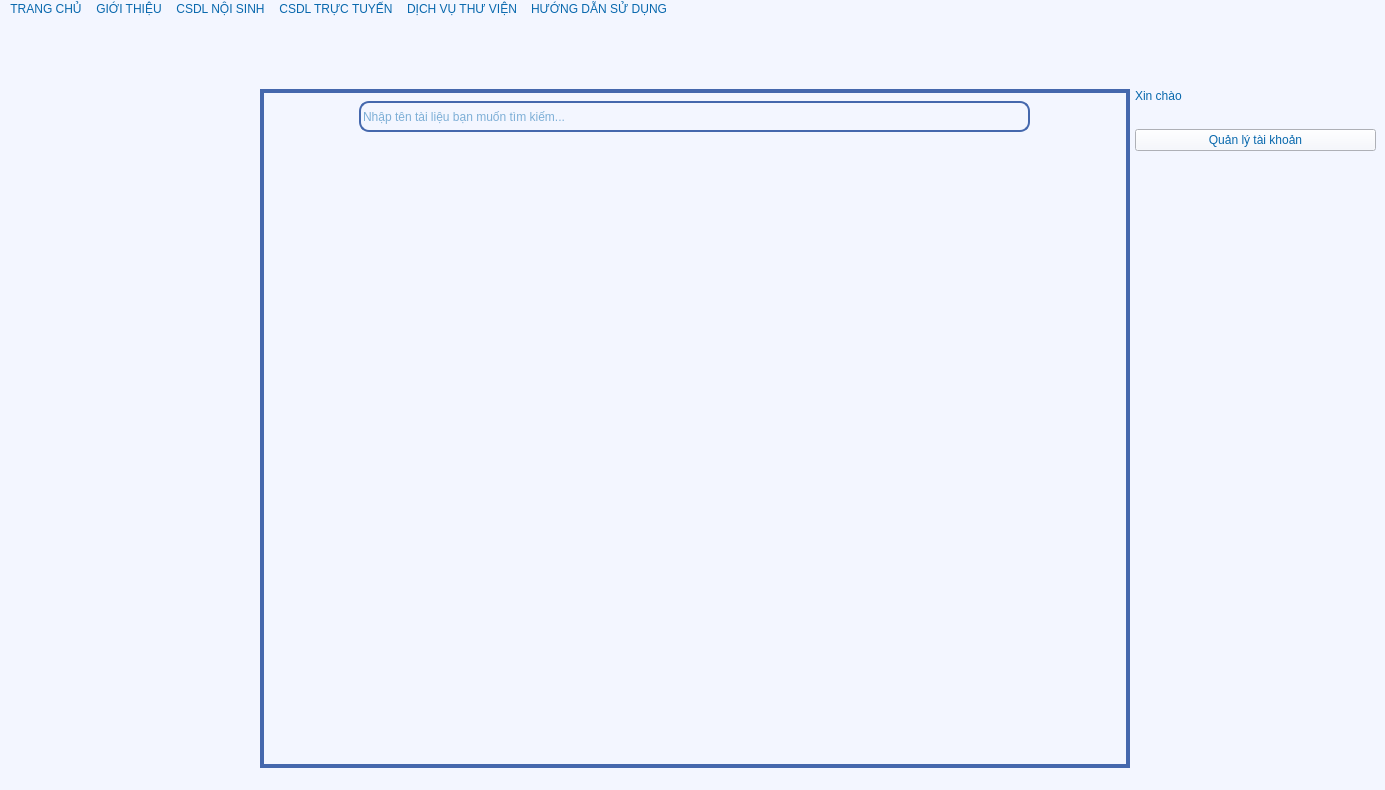
<?xml version="1.0" encoding="UTF-8"?>
<ui version="4.0">
 <class>pbl2</class>
 <widget class="QMainWindow" name="pbl2">
  <property name="geometry">
   <rect>
    <x>0</x>
    <y>0</y>
    <width>1385</width>
    <height>790</height>
   </rect>
  </property>
  <property name="sizePolicy">
   <sizepolicy hsizetype="Preferred" vsizetype="Preferred">
    <horstretch>0</horstretch>
    <verstretch>0</verstretch>
   </sizepolicy>
  </property>
  <property name="maximumSize">
   <size>
    <width>1385</width>
    <height>790</height>
   </size>
  </property>
  <property name="font">
   <font>
    <stylestrategy>PreferDefault</stylestrategy>
   </font>
  </property>
  <property name="windowTitle">
   <string>pbl2</string>
  </property>
  <property name="autoFillBackground">
   <bool>false</bool>
  </property>
  <property name="styleSheet">
   <string notr="true">QWidget { background: rgb(243, 246, 255);color: rgb(8, 104, 173);selection-color:#0078d7}
</string>
  </property>
  <widget class="QWidget" name="centralwidget">
   <property name="sizePolicy">
    <sizepolicy hsizetype="Preferred" vsizetype="Preferred">
     <horstretch>0</horstretch>
     <verstretch>0</verstretch>
    </sizepolicy>
   </property>
   <layout class="QHBoxLayout" name="horizontalLayout" stretch="0,1,0">
    <property name="spacing">
     <number>5</number>
    </property>
    <property name="sizeConstraint">
     <enum>QLayout::SizeConstraint::SetDefaultConstraint</enum>
    </property>
    <property name="leftMargin">
     <number>5</number>
    </property>
    <property name="topMargin">
     <number>70</number>
    </property>
    <property name="rightMargin">
     <number>5</number>
    </property>
    <property name="bottomMargin">
     <number>0</number>
    </property>
    <item>
     <widget class="QStackedWidget" name="stackedWidget">
      <property name="sizePolicy">
       <sizepolicy hsizetype="Fixed" vsizetype="Preferred">
        <horstretch>0</horstretch>
        <verstretch>0</verstretch>
       </sizepolicy>
      </property>
      <property name="minimumSize">
       <size>
        <width>250</width>
        <height>0</height>
       </size>
      </property>
      <property name="styleSheet">
       <string notr="true"/>
      </property>
      <widget class="QWidget" name="page_4"/>
      <widget class="QWidget" name="page_5"/>
     </widget>
    </item>
    <item>
     <widget class="QStackedWidget" name="vung_hien_thi">
      <property name="sizePolicy">
       <sizepolicy hsizetype="Expanding" vsizetype="Preferred">
        <horstretch>0</horstretch>
        <verstretch>0</verstretch>
       </sizepolicy>
      </property>
      <property name="styleSheet">
       <string notr="true">
  border: 2px solid rgb(69, 104, 173);

</string>
      </property>
      <property name="currentIndex">
       <number>0</number>
      </property>
      <widget class="QWidget" name="trang_chu">
       <widget class="QLineEdit" name="search_input">
        <property name="geometry">
         <rect>
          <x>97</x>
          <y>10</y>
          <width>671</width>
          <height>31</height>
         </rect>
        </property>
        <property name="font">
         <font>
          <family>Segoe UI</family>
          <pointsize>9</pointsize>
          <bold>false</bold>
         </font>
        </property>
        <property name="styleSheet">
         <string notr="true">  background: rgb(243, 246, 255);
  color: rgb(8, 104, 173);
  border: 2px solid rgb(69, 104, 173);
  border-radius: 10px;
  selection-color: rgb(13, 13, 13);
</string>
        </property>
        <property name="placeholderText">
         <string>Nhập tên tài liệu bạn muốn tìm kiếm...</string>
        </property>
       </widget>
      </widget>
      <widget class="QWidget" name="page_2"/>
     </widget>
    </item>
    <item>
     <widget class="QStackedWidget" name="info">
      <property name="sizePolicy">
       <sizepolicy hsizetype="Fixed" vsizetype="Preferred">
        <horstretch>0</horstretch>
        <verstretch>0</verstretch>
       </sizepolicy>
      </property>
      <property name="minimumSize">
       <size>
        <width>245</width>
        <height>0</height>
       </size>
      </property>
      <property name="layoutDirection">
       <enum>Qt::LayoutDirection::LeftToRight</enum>
      </property>
      <property name="styleSheet">
       <string notr="true"/>
      </property>
      <property name="currentIndex">
       <number>1</number>
      </property>
      <widget class="QWidget" name="page">
       <widget class="QPushButton" name="quen_mat_khau_button">
        <property name="enabled">
         <bool>true</bool>
        </property>
        <property name="geometry">
         <rect>
          <x>0</x>
          <y>130</y>
          <width>241</width>
          <height>29</height>
         </rect>
        </property>
        <property name="font">
         <font>
          <italic>true</italic>
          <bold>true</bold>
          <underline>false</underline>
          <strikeout>false</strikeout>
          <stylestrategy>PreferDefault</stylestrategy>
          <hintingpreference>PreferDefaultHinting</hintingpreference>
         </font>
        </property>
        <property name="cursor">
         <cursorShape>PointingHandCursor</cursorShape>
        </property>
        <property name="styleSheet">
         <string notr="true">QPushButton {
  background: rgb(243, 246, 255);
  color: rgb(8, 104, 173);
  border: 2px solid rgb(69, 104, 173);
  border-radius: 6px;
}
QPushButton:hover {
  background-color:rgb(69, 104, 173); 
  color: rgb(243, 246, 255);
}</string>
        </property>
        <property name="text">
         <string>Bạn quên mật khẩu ?</string>
        </property>
        <property name="shortcut">
         <string/>
        </property>
       </widget>
       <widget class="QLineEdit" name="mat_khau_input">
        <property name="geometry">
         <rect>
          <x>0</x>
          <y>50</y>
          <width>241</width>
          <height>31</height>
         </rect>
        </property>
        <property name="font">
         <font>
          <pointsize>9</pointsize>
          <bold>false</bold>
         </font>
        </property>
        <property name="accessibleName">
         <string/>
        </property>
        <property name="styleSheet">
         <string notr="true">QLineEdit {
  background: rgb(243, 246, 255);
  color: rgb(8, 104, 173);
  border: 2px solid rgb(69, 104, 173);
  border-radius: 6px;
}</string>
        </property>
        <property name="inputMask">
         <string/>
        </property>
        <property name="text">
         <string/>
        </property>
        <property name="echoMode">
         <enum>QLineEdit::EchoMode::Password</enum>
        </property>
        <property name="dragEnabled">
         <bool>true</bool>
        </property>
        <property name="placeholderText">
         <string>Mật khẩu</string>
        </property>
       </widget>
       <widget class="QLineEdit" name="ten_nguoi_dung_input">
        <property name="geometry">
         <rect>
          <x>0</x>
          <y>10</y>
          <width>241</width>
          <height>31</height>
         </rect>
        </property>
        <property name="font">
         <font>
          <family>Segoe UI</family>
          <pointsize>9</pointsize>
          <bold>false</bold>
         </font>
        </property>
        <property name="accessibleName">
         <string/>
        </property>
        <property name="styleSheet">
         <string notr="true">QLineEdit {
  background: rgb(243, 246, 255);
  color: rgb(8, 104, 173);
  border: 2px solid rgb(69, 104, 173);
  border-radius: 6px;
}</string>
        </property>
        <property name="inputMask">
         <string/>
        </property>
        <property name="text">
         <string/>
        </property>
        <property name="dragEnabled">
         <bool>true</bool>
        </property>
        <property name="placeholderText">
         <string>Tên người dùng</string>
        </property>
       </widget>
       <widget class="QPushButton" name="dang_ky_button">
        <property name="geometry">
         <rect>
          <x>130</x>
          <y>90</y>
          <width>111</width>
          <height>31</height>
         </rect>
        </property>
        <property name="font">
         <font>
          <pointsize>10</pointsize>
          <bold>true</bold>
         </font>
        </property>
        <property name="cursor">
         <cursorShape>PointingHandCursor</cursorShape>
        </property>
        <property name="styleSheet">
         <string notr="true">QPushButton {
  background:  rgb(8, 104, 173);
  color: rgb(243, 246, 255);
  border: 2px solid rgb(69, 104, 173);
  border-radius: 6px;
}</string>
        </property>
        <property name="text">
         <string>Đăng ký</string>
        </property>
       </widget>
       <widget class="QPushButton" name="dang_nhap_button">
        <property name="geometry">
         <rect>
          <x>0</x>
          <y>90</y>
          <width>121</width>
          <height>31</height>
         </rect>
        </property>
        <property name="font">
         <font>
          <pointsize>10</pointsize>
          <bold>true</bold>
         </font>
        </property>
        <property name="cursor">
         <cursorShape>PointingHandCursor</cursorShape>
        </property>
        <property name="styleSheet">
         <string notr="true">QPushButton {
  background: rgb(243, 246, 255);
  color: rgb(8, 104, 173);
  border: 2px solid rgb(69, 104, 173);
  border-radius: 6px;
}
QPushButton:hover {
  background-color:rgb(69, 104, 173); 
  color: rgb(243, 246, 255);
}</string>
        </property>
        <property name="text">
         <string>Đăng nhập</string>
        </property>
       </widget>
      </widget>
      <widget class="QWidget" name="page_3">
       <widget class="QWidget" name="verticalLayoutWidget">
        <property name="geometry">
         <rect>
          <x>0</x>
          <y>0</y>
          <width>241</width>
          <height>201</height>
         </rect>
        </property>
        <layout class="QVBoxLayout" name="info_layout">
         <item>
          <widget class="QLabel" name="user_name_layout">
           <property name="enabled">
            <bool>true</bool>
           </property>
           <property name="font">
            <font>
             <bold>false</bold>
             <stylestrategy>PreferDefault</stylestrategy>
             <hintingpreference>PreferFullHinting</hintingpreference>
            </font>
           </property>
           <property name="cursor">
            <cursorShape>ArrowCursor</cursorShape>
           </property>
           <property name="mouseTracking">
            <bool>false</bool>
           </property>
           <property name="tabletTracking">
            <bool>false</bool>
           </property>
           <property name="layoutDirection">
            <enum>Qt::LayoutDirection::LeftToRight</enum>
           </property>
           <property name="text">
            <string>Xin chào</string>
           </property>
           <property name="scaledContents">
            <bool>false</bool>
           </property>
           <property name="alignment">
            <set>Qt::AlignmentFlag::AlignLeading|Qt::AlignmentFlag::AlignLeft|Qt::AlignmentFlag::AlignTop</set>
           </property>
           <property name="wordWrap">
            <bool>true</bool>
           </property>
           <property name="openExternalLinks">
            <bool>false</bool>
           </property>
          </widget>
         </item>
         <item>
          <widget class="QLabel" name="score_layout">
           <property name="text">
            <string/>
           </property>
          </widget>
         </item>
         <item>
          <widget class="QPushButton" name="quan_ly_tai_khoan">
           <property name="cursor">
            <cursorShape>OpenHandCursor</cursorShape>
           </property>
           <property name="text">
            <string>Quản lý tài khoản</string>
           </property>
          </widget>
         </item>
         <item>
          <spacer name="verticalSpacer">
           <property name="orientation">
            <enum>Qt::Orientation::Vertical</enum>
           </property>
           <property name="sizeHint" stdset="0">
            <size>
             <width>20</width>
             <height>40</height>
            </size>
           </property>
          </spacer>
         </item>
        </layout>
       </widget>
      </widget>
     </widget>
    </item>
   </layout>
  </widget>
  <widget class="QMenuBar" name="menubar">
   <property name="geometry">
    <rect>
     <x>0</x>
     <y>0</y>
     <width>1385</width>
     <height>25</height>
    </rect>
   </property>
   <widget class="QMenu" name="menuTRANG_CH">
    <property name="title">
     <string>TRANG CHỦ</string>
    </property>
   </widget>
   <widget class="QMenu" name="menuGI_I_THI_U">
    <property name="title">
     <string>GIỚI THIỆU</string>
    </property>
    <addaction name="actionTong_quan"/>
    <addaction name="actionChuc_nang_Nhiem_vu"/>
   </widget>
   <widget class="QMenu" name="menuCSDL_N_I_SINH">
    <property name="title">
     <string>CSDL NỘI SINH</string>
    </property>
   </widget>
   <widget class="QMenu" name="menuCSDL_TR_C_TUY_N">
    <property name="title">
     <string>CSDL TRỰC TUYẾN</string>
    </property>
   </widget>
   <widget class="QMenu" name="menuD_CH_V_TH_VI_N">
    <property name="title">
     <string>DỊCH VỤ THƯ VIỆN</string>
    </property>
   </widget>
   <widget class="QMenu" name="menuH_NG_D_N_S_D_NG">
    <property name="title">
     <string>HƯỚNG DẪN SỬ DỤNG</string>
    </property>
   </widget>
   <addaction name="menuTRANG_CH"/>
   <addaction name="menuGI_I_THI_U"/>
   <addaction name="menuCSDL_N_I_SINH"/>
   <addaction name="menuCSDL_TR_C_TUY_N"/>
   <addaction name="menuD_CH_V_TH_VI_N"/>
   <addaction name="menuH_NG_D_N_S_D_NG"/>
  </widget>
  <widget class="QStatusBar" name="statusbar"/>
  <action name="actionTong_quan">
   <property name="text">
    <string>Tong quan</string>
   </property>
  </action>
  <action name="actionChuc_nang_Nhiem_vu">
   <property name="text">
    <string>Chuc nang - Nhiem vu</string>
   </property>
  </action>
 </widget>
 <resources/>
 <connections/>
</ui>
